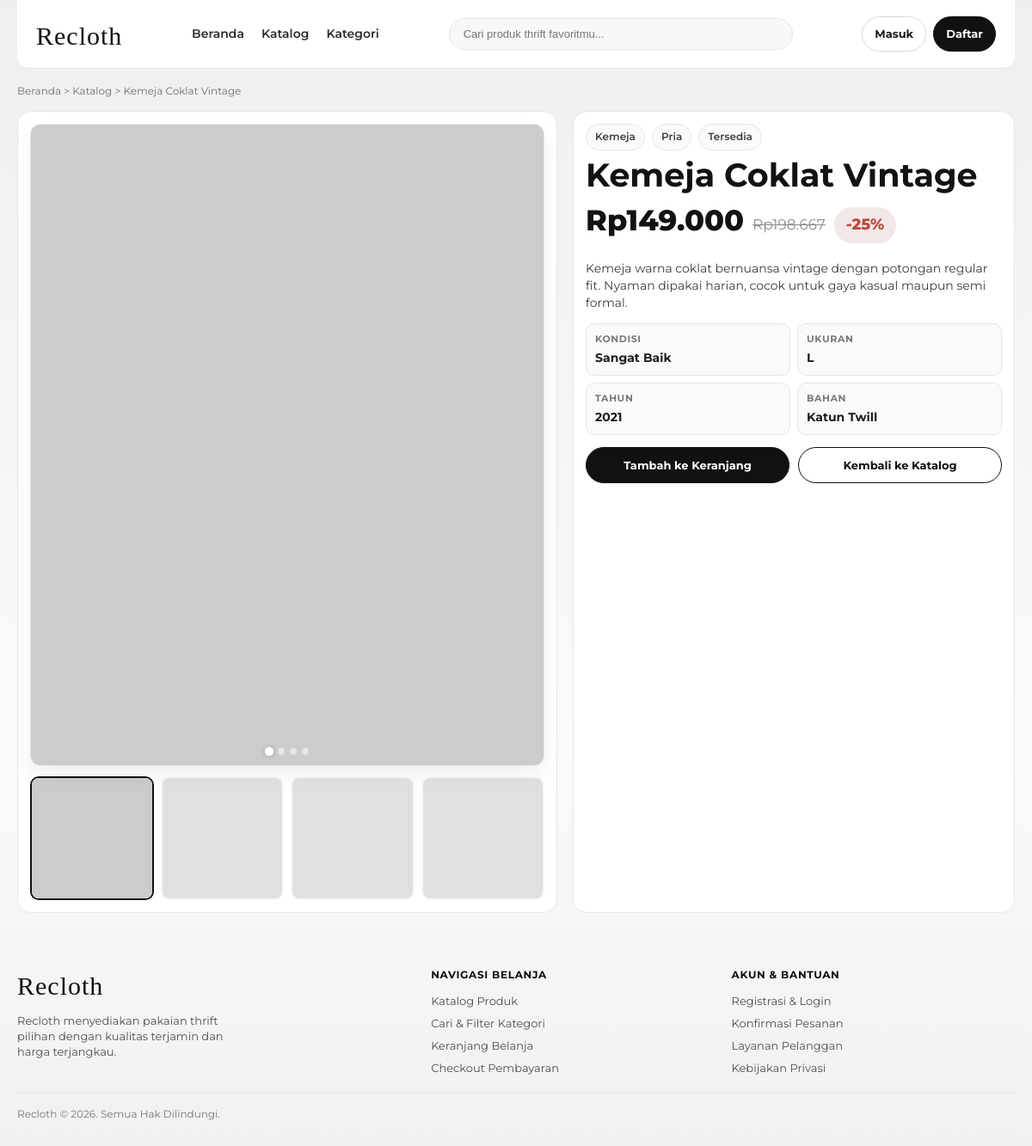
/src/user/detail_product.php?id=1, run on the app's committed database.
### tables this page shows
CREATE TABLE products (
  id INT AUTO_INCREMENT PRIMARY KEY,
  name VARCHAR(255),
  description TEXT,
  gender ENUM('pria', 'wanita') NULL,
  condition_status VARCHAR(100) NULL,
  size_label VARCHAR(50) NULL,
  production_year YEAR NULL,
  material VARCHAR(120) NULL,
  image VARCHAR(255) NULL,
  price DECIMAL(10,2),
  stock INT,
  discount_percent INT DEFAULT 0,
  category_id INT,
  created_at TIMESTAMP DEFAULT CURRENT_TIMESTAMP,
  FOREIGN KEY (category_id) REFERENCES categories(id)
    ON DELETE CASCADE
);

CREATE TABLE categories (
  id INT AUTO_INCREMENT PRIMARY KEY,
  name VARCHAR(255),
  created_at TIMESTAMP DEFAULT CURRENT_TIMESTAMP
);

### src/config/product_repository.php (called while the page is built, shortened)
<?php
function recloth_get_product_schema(PDO $pdo): array
{
    static $cache = null;
    if (is_array($cache)) {
        return $cache;
    }
    $columnsStmt = $pdo->query('SHOW COLUMNS FROM products');
    $columns = array_map('strtolower', $columnsStmt->fetchAll(PDO::FETCH_COLUMN));
    $galleryTableStmt = $pdo->query("SHOW TABLES LIKE 'product_images'");
    $hasGalleryTable = (bool) $galleryTableStmt->fetchColumn();
    $cache = [
        'has_gender' => in_array('gender', $columns, true),
        'has_image' => in_array('image', $columns, true),
        'has_condition' => in_array('condition_status', $columns, true),
        'has_size' => in_array('size_label', $columns, true),
        'has_year' => in_array('production_year', $columns, true),
        'has_material' => in_array('material', $columns, true),
        'has_gallery_table' => $hasGalleryTable,
    ];
    return $cache;
}
function recloth_base_product_select(array $schema): string
{
    $discountCol = "COALESCE(p.discount_percent, 0)";
    return "
        SELECT
            p.id,
            p.name,
            p.description,
            p.price,
            p.stock,
            " . $discountCol . " AS discount_percent,
            " . ($schema['has_image'] ? "IF(p.image LIKE 'uploads/%', CONCAT('/src/admin/', p.image), p.image)" : "''") . " AS image,
            " . ($schema['has_gender'] ? 'p.gender' : "''") . " AS gender,
            " . ($schema['has_condition'] ? 'p.condition_status' : "''") . " AS condition_status,
            " . ($schema['has_size'] ? 'p.size_label' : "''") . " AS size_label,
            " . ($schema['has_year'] ? 'p.production_year' : 'NULL') . " AS production_year,
            " . ($schema['has_material'] ? 'p.material' : "''") . " AS material,
            c.name AS category_name
        FROM products p
        LEFT JOIN categories c ON c.id = p.category_id
    ";
}
function recloth_fetch_product_by_id(PDO $pdo, int $id): ?array
{
    $schema = recloth_get_product_schema($pdo);
    $sql = recloth_base_product_select($schema) . ' WHERE p.id = :id LIMIT 1';
    $stmt = $pdo->prepare($sql);
    $stmt->execute([':id' => $id]);
    $product = $stmt->fetch(PDO::FETCH_ASSOC);
    return $product ?: null;
}
function recloth_fetch_product_images(PDO $pdo, int $productId, string $primaryImage = ''): array
{
    $images = [];
    if (trim($primaryImage) !== '') {
        $images[] = trim($primaryImage);
    }
    $schema = recloth_get_product_schema($pdo);
    $stmt = $pdo->prepare("SELECT IF(image_url LIKE 'uploads/%', CONCAT('/src/admin/', image_url), image_url) FROM product_images WHERE product_id = :id ORDER BY sort_order ASC, id ASC");
    $stmt->execute([':id' => $productId]);
    $rows = $stmt->fetchAll(PDO::FETCH_COLUMN);
    foreach ($rows as $url) {
        $url = trim((string) $url);
        if ($url !== '') {
            $images[] = $url;
        }
    }
    return array_values(array_unique($images));
}

### src/user/detail_product.php (the view, shortened to what this page needs)
<?php
require '../config/database.php';
require '../config/product_repository.php';
$pdo->setAttribute(PDO::ATTR_ERRMODE, PDO::ERRMODE_EXCEPTION);
$id = filter_input(
	INPUT_GET,
	'id',
	FILTER_VALIDATE_INT,
	['options' => ['min_range' => 1]]
);
$product = recloth_fetch_product_by_id($pdo, (int) $id);
$galleryImages = recloth_fetch_product_images(
	$pdo,
	(int) $product['id'],
	(string) ($product['image'] ?? '')
);
function rupiah($price): string
{
	return 'Rp' . number_format((float) $price, 0, ',', '.');
}
function e($text): string
{
	return htmlspecialchars((string) $text, ENT_QUOTES, 'UTF-8');
}
function displayValue($value, string $fallback = '-'): string
{
	$value = trim((string) $value);
	return $value === '' ? $fallback : $value;
}
function oldPriceValue(float $price, int $discount = 0): float
{
	$discount = max(0, min(90, $discount));
	return $price / (1 - ($discount / 100));
}
$conditionText = displayValue($product['condition_status'] ?? '', 'Belum diatur');
$sizeText = displayValue($product['size_label'] ?? '', 'Belum diatur');
$materialText = displayValue($product['material'] ?? '', 'Belum diatur');
$yearText = !empty($product['production_year']) ? (string) $product['production_year'] : 'Belum diatur';
$genderText = !empty($product['gender']) ? ucfirst((string) $product['gender']) : 'Unisex';
$stockText = (int) ($product['stock'] ?? 0) > 0 ? 'Tersedia' : 'Habis';
$categoryText = ucwords((string) ($product['category_name'] ?? '-'));
?>
<!DOCTYPE html>
<html lang="id">
<head>
</head>
<body>
<div class="site-wrap">
	<nav class="navbar">
		<a class="brand" href="../../index.php">Recloth</a>
		<ul class="menu">
			<li><a href="../../index.php">Beranda</a></li>
			<li><a href="catalog.php">Katalog</a></li>
			<li><a href="category.php">Kategori</a></li>
		</ul>
		<div class="search">
			<input type="text" placeholder="Cari produk thrift favoritmu..." aria-label="Cari produk" disabled>
		</div>
		<div class="nav-actions">
			<?php if (isset($_SESSION['user_id'])): ?>
				<a class="cart-icon" href="cart.php?tab=cart" aria-label="Keranjang">
					<svg viewBox="0 0 24 24" fill="none" xmlns="http://www.w3.org/2000/svg" aria-hidden="true">
						<path d="M3 4H5L7.3 14.2C7.5 15.1 8.3 15.8 9.2 15.8H17.8C18.7 15.8 19.5 15.1 19.7 14.2L21 8H6" stroke="currentColor" stroke-width="1.8" stroke-linecap="round" stroke-linejoin="round"/>
						<circle cx="9.5" cy="19" r="1.2" fill="currentColor"/>
						<circle cx="17.5" cy="19" r="1.2" fill="currentColor"/>
					</svg>
				</a>
				<a class="cart-icon" href="profile.php" aria-label="Profil">
					<svg viewBox="0 0 24 24" fill="none" xmlns="http://www.w3.org/2000/svg" aria-hidden="true">
						<path d="M20 21V19C20 17.9391 19.5786 16.9217 18.8284 16.1716C18.0783 15.4214 17.0609 15 16 15H8C6.93913 15 5.92172 15.4214 5.17157 16.1716C4.42143 16.9217 4 17.9391 4 19V21" stroke="currentColor" stroke-width="1.8" stroke-linecap="round" stroke-linejoin="round"/>
						<circle cx="12" cy="7" r="4" stroke="currentColor" stroke-width="1.8" stroke-linecap="round" stroke-linejoin="round"/>
					</svg>
				</a>
				<a class="cart-icon" href="../config/logout.php" aria-label="Logout" style="color: #d24e4e;">
					<svg viewBox="0 0 24 24" fill="none" xmlns="http://www.w3.org/2000/svg" aria-hidden="true">
						<path stroke="currentColor" stroke-width="1.8" stroke-linecap="round" stroke-linejoin="round" d="M17 16l4-4m0 0l-4-4m4 4H7m6 4v1a3 3 0 01-3 3H6a3 3 0 01-3-3V7a3 3 0 013-3h4a3 3 0 013 3v1"/>
					</svg>
				</a>
			<?php else: ?>
				<div class="auth-links">
					<a class="masuk" href="login.php">Masuk</a>
					<a class="daftar" href="register.php">Daftar</a>
				</div>
			<?php endif; ?>
		</div>
	</nav>
	<p class="breadcrumb">Beranda &gt; Katalog &gt; <?= e($product['name']) ?></p>
	<section class="detail-layout">
		<article class="gallery">
			<?php if (!empty($galleryImages)): ?>
			<div class="hero-wrapper" id="heroWrapper">
				<div class="hero-track" id="heroTrack">
					<?php foreach ($galleryImages as $i => $img): ?>
						<div class="hero-slide"><img src="<?= e($img) ?>" alt="<?= e($product['name']) ?> - foto <?= $i+1 ?>" draggable="false"></div>
					<?php endforeach; ?>
				</div>
				<?php if (count($galleryImages) > 1): ?>
				<div class="hero-dots" id="heroDots">
					<?php foreach ($galleryImages as $i => $img): ?>
						<button class="hero-dot<?= $i===0?' active':'' ?>" data-idx="<?= $i ?>" aria-label="Gambar <?= $i+1 ?>"></button>
					<?php endforeach; ?>
				</div>
				<?php endif; ?>
			</div>
			<?php if (count($galleryImages) > 1): ?>
				<div class="thumb-grid" id="thumbGrid">
					<?php foreach ($galleryImages as $index => $img): ?>
						<div class="thumb<?= $index===0?' active':'' ?>" data-idx="<?= $index ?>">
							<img src="<?= e($img) ?>" alt="<?= e($product['name']) ?> - foto <?= (int) ($index + 1) ?>">
						</div>
					<?php endforeach; ?>
				</div>
			<?php endif; ?>
			<?php else: ?>
			<div class="hero-wrapper"><div class="img-fallback">Foto produk belum tersedia</div></div>
			<?php endif; ?>
		</article>
		<article class="summary">
			<div class="summary-top">
				<span class="chip"><?= e($categoryText) ?></span>
				<span class="chip"><?= e($genderText) ?></span>
				<span class="chip"><?= e($stockText) ?></span>
			</div>
			<h1 class="product-name"><?= e($product['name']) ?></h1>
			<?php $discount = (int) ($product['discount_percent'] ?? 0); ?>
			<?php $oldPrice = oldPriceValue((float) $product['price'], $discount); ?>
			<div class="price-row">
				<p class="price"><?= rupiah($product['price']) ?></p>
				<?php if ($discount > 0): ?>
					<p class="old-price"><?= rupiah($oldPrice) ?></p>
					<span class="discount">-<?= (int) $discount ?>%</span>
				<?php endif; ?>
			</div>
			<p class="description"><?= e(displayValue($product['description'] ?? '', 'Deskripsi produk belum tersedia.')) ?></p>
			<div class="spec-grid">
				<div class="spec-item">
					<h4>Kondisi</h4>
					<p><?= e($conditionText) ?></p>
				</div>
				<div class="spec-item">
					<h4>Ukuran</h4>
					<p><?= e($sizeText) ?></p>
				</div>
				<div class="spec-item">
					<h4>Tahun</h4>
					<p><?= e($yearText) ?></p>
				</div>
				<div class="spec-item">
					<h4>Bahan</h4>
					<p><?= e($materialText) ?></p>
				</div>
			</div>
			<div class="actions">
				<?php if (isset($_SESSION['user_id'])): ?>
					<a class="btn primary" href="cart.php?action=add&id=<?= (int) $product['id'] ?>">Tambah ke Keranjang</a>
				<?php else: ?>
					<a class="btn primary" href="login.php">Tambah ke Keranjang</a>
				<?php endif; ?>
				<a class="btn secondary" href="catalog.php">Kembali ke Katalog</a>
			</div>
		</article>
	</section>
	<footer>
		<section>
			<a class="brand" href="../../index.php">Recloth</a>
			<p style="margin-top: 10px; max-width: 280px;">Recloth menyediakan pakaian thrift pilihan dengan kualitas terjamin dan harga terjangkau.</p>
		</section>
		<section>
			<h5>Navigasi Belanja</h5>
			<ul>
				<li>Katalog Produk</li>
				<li>Cari &amp; Filter Kategori</li>
				<li>Keranjang Belanja</li>
				<li>Checkout Pembayaran</li>
			</ul>
		</section>
		<section>
			<h5>Akun &amp; Bantuan</h5>
			<ul>
				<li>Registrasi &amp; Login</li>
				<li>Konfirmasi Pesanan</li>
				<li>Layanan Pelanggan</li>
				<li>Kebijakan Privasi</li>
			</ul>
		</section>
	</footer>
	<p class="copyright">Recloth © <?= date('Y') ?>. Semua Hak Dilindungi.</p>
</div>
</body>
</html>

### data on the page
products: name "Kemeja Coklat Vintage", category.name "Kemeja", gender "Pria", stock "Tersedia", price "Rp149.000", description "Kemeja warna coklat bernuansa vintage dengan potongan regular fit. Nyaman dipakai harian, cocok untuk gaya kasual maupun semi formal.", condition_status "Sangat Baik", size_label "L", production_year "2021", material "Katun Twill"

### other printed values
rupiah($oldPrice) "Rp198.667"
$discount "25"
